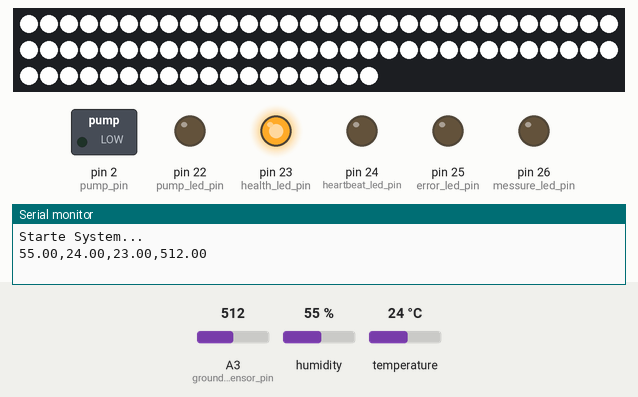
Simulated run of this sketch. Board: Arduino Mega 2560, built with avr-gcc and run on an emulated ATmega2560. Parts: 78 RGB LEDs in strip order, left to right, continuing on the next row, switched loads named in the sketch (green lamp = pin HIGH), output pins drawn as LEDs (lit = HIGH), the last lines printed to the serial monitor. The inputs (shaded band) are chosen by the test bench; at power-on: A3 (ground_hum_sensor_pin) = 512, humidity 55 %, temperature 24 °C.

Above: at 5.2 s.
At 7.08 s:
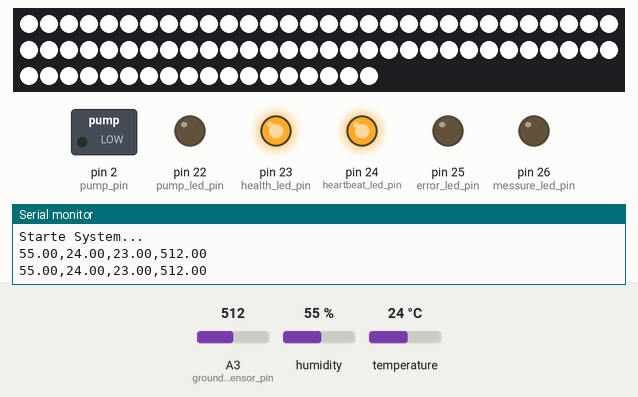
Timing chart, 0 to 130.0 s (numbered marks = the images above):
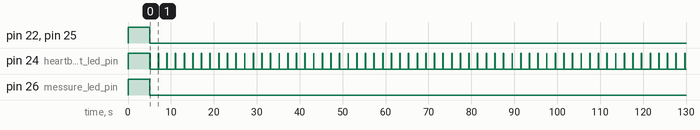

The sketch:

Arduino.ino
```cpp
// Externe Bibliotheken
#include <OneWire.h>
#include <DallasTemperature.h>
#include <Adafruit_NeoPixel.h>
#include <DHT.h>

// Pin Belegung
const int pump_pin = 2;
const int pump_led_pin = 22;

const int strip_pin = 4;

const int air_sensor_pin = 5;
const int ground_temp_sensor_pin = 3;
const int ground_hum_sensor_pin = A3;

// Status LEDs
const int health_led_pin = 23;
const int heartbeat_led_pin = 24;
const int error_led_pin = 25;
const int messure_led_pin = 26;

// Luftfeuchtigkeit und -temperatur Sensor
DHT air_sensor(air_sensor_pin, DHT22);

//Bodentemperatur Sensor
OneWire ground_temp_sensor(ground_temp_sensor_pin);
DallasTemperature ground_temp_sensors(&ground_temp_sensor);

// LED-Streifen
Adafruit_NeoPixel strip = Adafruit_NeoPixel(78, strip_pin, NEO_GRB + NEO_KHZ800);

void setup()
{
    //Status LEDs initialisieren
    pinMode(health_led_pin, OUTPUT);
    pinMode(heartbeat_led_pin, OUTPUT);
    pinMode(error_led_pin, OUTPUT);
    pinMode(messure_led_pin, OUTPUT);
    pinMode(pump_led_pin, OUTPUT);

    digitalWrite(health_led_pin, HIGH);
    digitalWrite(heartbeat_led_pin, HIGH);
    digitalWrite(error_led_pin, HIGH);
    digitalWrite(messure_led_pin, HIGH);
    digitalWrite(pump_led_pin, HIGH);

    // Sensoren initialisieren
    air_sensor.begin();
    ground_temp_sensors.begin();
    pinMode(ground_hum_sensor_pin, INPUT);

    //Aktoren initialisieren
    pinMode(pump_pin, OUTPUT);
    digitalWrite(pump_pin, LOW);

    // LED-Streifen initialisieren
    strip.begin();
    strip.show(); // Alle Pixel ausschalten
    strip.setBrightness(255);

    // Serielle Schnittstelle initialisieren
    Serial.begin(9600);
    Serial.println("Starte System...");
    delay(5000); // Auf Verbindung warten

    // Status LEDs in Betribszustand setzen
    digitalWrite(heartbeat_led_pin, LOW);
    digitalWrite(error_led_pin, LOW);
    digitalWrite(messure_led_pin, LOW);
    digitalWrite(pump_led_pin, LOW);
}

void loop()
{
    strip.fill(strip.Color(255, 255, 255), 0, 78);
    strip.show();
    read_sensors();
    heartbeat();
}

void read_sensors(){
    digitalWrite(messure_led_pin, HIGH);
    // Luftfeuchtigkeit
    float air_hum = air_sensor.readHumidity();
    // Lufttemperatur
    float air_temp = air_sensor.readTemperature();

    if (isnan(air_hum) || isnan(air_temp)) {
        digitalWrite(error_led_pin, HIGH);
        return;
    } else {
        digitalWrite(error_led_pin, LOW);
    }

    float ground_temp = air_temp - 1;
    float ground_hum = analogRead(ground_hum_sensor_pin);
    // Datenformat: "Luftfeuchtigkeit,Lufttemperatur,Bodentemperatur,Bodenfeuchtigkeit"
    Serial.println(String(air_hum) + "," + String(air_temp) + "," + String(ground_temp) + "," + String(ground_hum));
    digitalWrite(messure_led_pin, LOW);
}

void toggle_pump(bool state)
{
    digitalWrite(pump_pin, state);
    digitalWrite(pump_led_pin, state);
}

void heartbeat()
{
    // Health-LED blinken lassen
    digitalWrite(heartbeat_led_pin, HIGH);
    delay(100);
    digitalWrite(heartbeat_led_pin, LOW);
    delay(1900);
}
```

Measured:
- by itself, pin 24 (heartbeat_led_pin): repeats every 2.0 s: HIGH 0.10 s, LOW 1.9 s
- by itself, pin 26 (messure_led_pin): HIGH → LOW at 5.0 s
